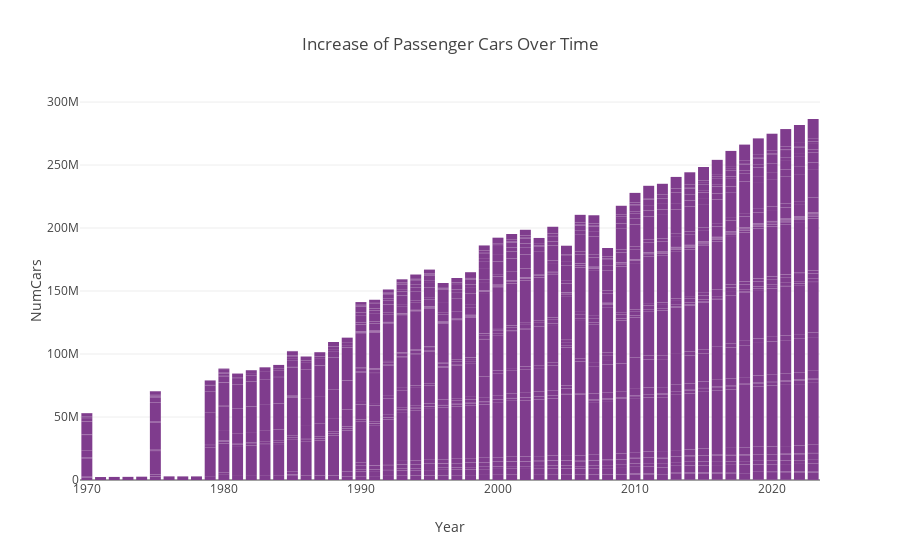

The code cell stored with this chart in its notebook:
### Code cell
fig = px.bar(total_passengers_df, x = 'Year', y = 'NumCars', title = 'Increase of Passenger Cars Over Time', 
             color_discrete_sequence = px.colors.qualitative.Bold)
fig.show()

fig.write_image("passenger_cars_bar.png")

### Figure 1 — Plotly figure (JSON) as saved in the notebook; plotly's stock layout.template omitted (floating-point values rounded to 4 significant figures; data arrays with more than 128 entries replaced by an {"elided": "..."} marker saying what was removed)
{"data": [{"alignmentgroup": "True", "hovertemplate": "Year=%{x}<br>NumCars=%{y}<extra></extra>", "legendgroup": "", "marker": {"color": "rgb(127, 60, 141)", "pattern": {"shape": ""}}, "name": "", "offsetgroup": "", "orientation": "v", "showlegend": false, "textposition": "auto", "type": "bar", "x": {"elided": "1344 str values"}, "xaxis": "x", "y": {"elided": "1344 int values"}, "yaxis": "y"}], "layout": {"barmode": "relative", "legend": {"tracegroupgap": 0}, "title": {"text": "Increase of Passenger Cars Over Time"}, "xaxis": {"anchor": "y", "domain": [0, 1], "title": {"text": "Year"}}, "yaxis": {"anchor": "x", "domain": [0, 1], "title": {"text": "NumCars"}}}}
